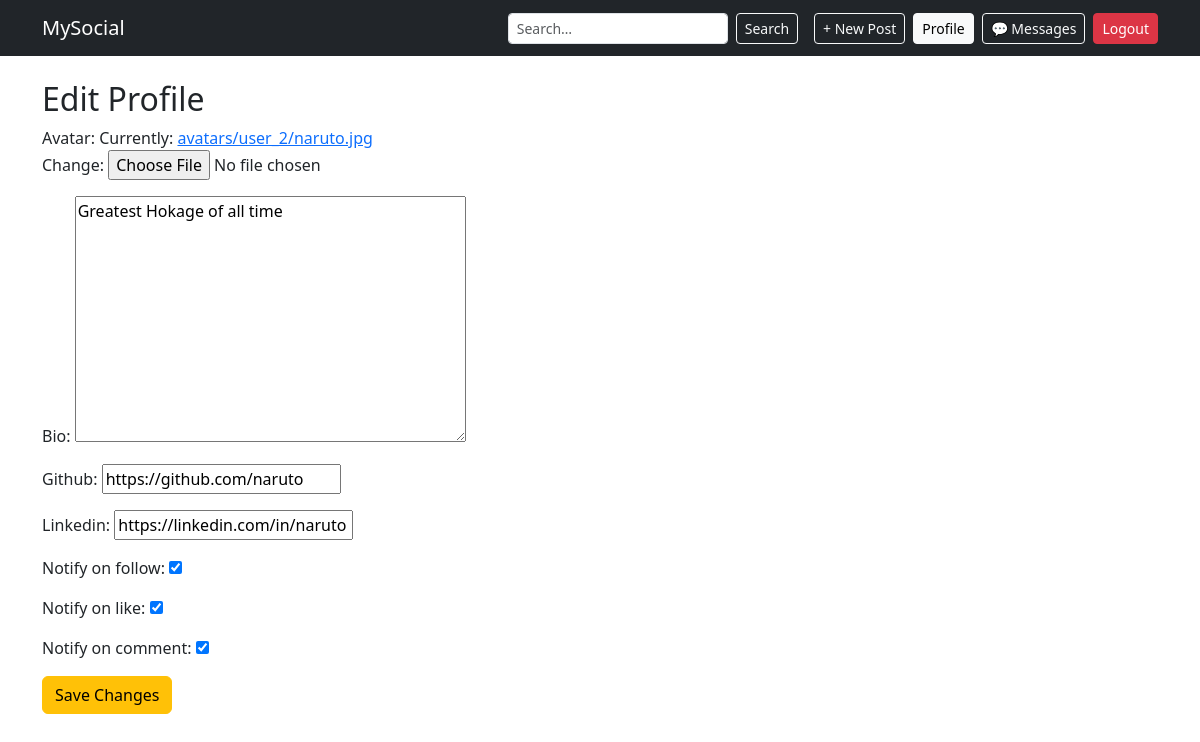
/profile/naruto/edit/ (signed in), run on the app's committed database.
### accounts/models.py (models this page shows, shortened)
class CustomUser(AbstractUser):
    bio = models.TextField(blank=True, null=True)
    avatar = models.ImageField(upload_to=avatar_upload_path, default='avatars/default.png')
    github = models.URLField(blank=True, null=True)
    linkedin = models.URLField(blank=True, null=True)
    notify_on_follow  = models.BooleanField(default=True)
    notify_on_like    = models.BooleanField(default=True)
    notify_on_comment = models.BooleanField(default=True)

### accounts/views.py (the view)
# urls.py: path('profile/<str:username>/edit/', views.edit_profile_view, name='edit_profile'),
@login_required
def edit_profile_view(request, username):
    if request.user.username != username:
        return redirect('profile', username=request.user.username)
    if request.method == 'POST':
        form = ProfileUpdateForm(request.POST, request.FILES, instance=request.user)
        if form.is_valid():
            form.save()
            return redirect('profile', username=request.user.username)
    else:
        form = ProfileUpdateForm(instance=request.user)
    return render(request, 'accounts/edit_profile.html', {'form': form})

### accounts/forms.py
class ProfileUpdateForm(forms.ModelForm):
    class Meta:
        model = CustomUser
        fields = ['avatar','bio','github','linkedin',
                  'notify_on_follow','notify_on_like','notify_on_comment']

### templates/accounts/edit_profile.html (shortened to what this page needs)
{% extends 'base.html' %}
{% block content %}
<div class="container mt-4">
    <h2>Edit Profile</h2>
    <form method="POST" enctype="multipart/form-data">
        {{ form.as_p }}
        <button class="btn btn-warning" type="submit">Save Changes</button>
    </form>
</div>
{% endblock %}

### data on the page
CustomUser: bio "Greatest Hokage of all time", github "https://github.com/naruto", linkedin "https://linkedin.com/in/naruto", notify_on_follow "☑", notify_on_like "☑", notify_on_comment "☑"
